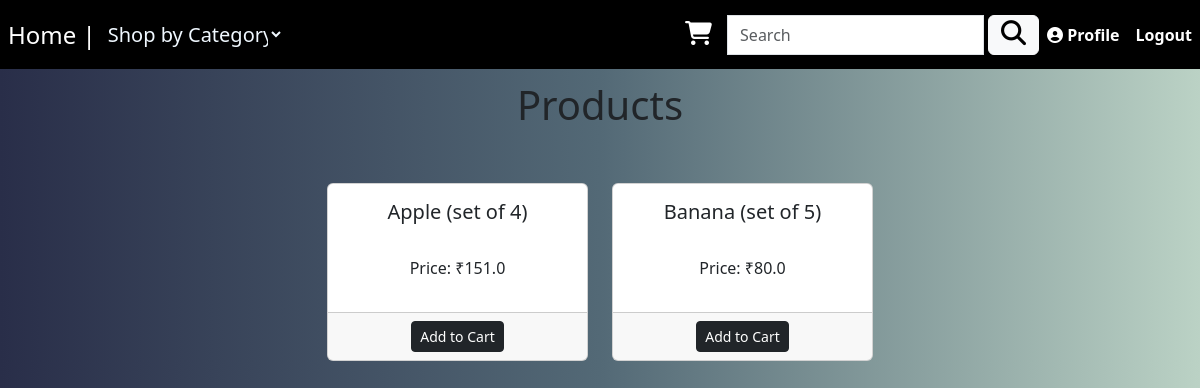
/category?id=1, run on the app's committed database.
### database.py (models this page shows)
class Product(db.Model):
    id = db.Column(db.Integer, primary_key=True)
    name = db.Column(db.String(100), nullable=False)
    price = db.Column(db.Float, nullable=False)
    stock = db.Column(db.Integer, nullable=False)
    description = db.Column(db.Text, nullable=False)
    category_id = db.Column(db.Integer, db.ForeignKey('category.id'), nullable=True)

### app.py (the view)
@app.route('/category')
def get_category():
    category_id = request.args.get('id', type=int)
    if category_id:
        category = Category.query.get_or_404(category_id)
        products = category.products
    else:
        products = []
    categories = Category.query.all()
    return render_template('category_products.html', categories=categories, products=products)

### templates/category_products.html (shortened to what this page needs)
{% extends "user_dashboard.html" %}

### templates/user_dashboard.html (shortened to what this page needs)
<!DOCTYPE html>
<html lang="en">
<head>
    <link rel="stylesheet" href="https://cdn.jsdelivr.net/npm/bootstrap@5.3.0/dist/css/bootstrap.min.css">
    <link rel="stylesheet" href="https://cdn.jsdelivr.net/npm/bootstrap-icons@1.7.4/font/bootstrap-icons.css">
    <link rel="stylesheet" href="static/style.css">
    <link rel="stylesheet" href="https://pro.fontawesome.com/releases/v6.0.0-beta3/css/duotone.min.css"
/>
</head>
<body class="bg-nav">
    <nav class="navbar navbar-expand-lg navbar-dark new-bg">
        <div class="collapse navbar-collapse" id="navbarTogglerDemo03">
            <ul class="navbar-nav mr-auto mt-2 mt-lg-0">
                <li class="nav-item active">
                    <a class="nav-link" href="/user_dashboard" style="font-size: x-large; color: white;"  >Home |</a>
                </li>
                <li class="nav-item">
                    <select class="box" onchange="location = this.value;">
                        <option value="{{ url_for('user_dashboard') }}">Shop by Category</option>
                    </select>
                </li>
            </ul>
        </div>
        <form class="form-inline search-form" action="{{ url_for('search_items') }}" method="GET">
            <div class="input-group">
                <a href="/view_cart" style="color: white; font-size: x-large;">
                    <i class="fa-sharp fa-solid fa-cart-shopping me-3 cart-icon"></i>
                </a>
                <input class="form-control r" type="search" name="q" placeholder="Search" aria-label="Search" value="{{ request.args.get('q', '') }}">
                <div class="input-group-append">
                    <button class="btn btn-light search-button" type="submit">
                        <i class="fas fa-search search-icon"></i>
                    </button>
                </div>
            </div>
        </form>
    <ul class="navbar-nav ml-auto">
        <li class="nav-item">
            <a class="nav-link" href="{{ url_for('update_profile') }}" style="color: white;">
                <b><i class="fas fa-user-circle"></i> Profile</b>
            </a>
        </li>
        <li class="nav-item">
            <b><a class="nav-link" href="/logout" style="color: white;"> Logout</a></b>
        </li>
    </ul>
    </nav>
    <h1 style="text-align: center; padding-top: 1%;">Products</h1>
    <div class="container">
        <div class="row justify-content-center">
            {% if products %}
                {% for product in products %}
                    <div class="col-md-3 mt-30">
                        <div class="card">
                            <div class="card-body">
                                <h5 style="text-align: center;">{{ product.name }}</h5>
                                <p style="text-align: center;"><br>Price: ₹{{ product.price }}</p>
                            </div>
                            <div class="card-footer">
                                <div class="d-flex justify-content-center">
                                    <a href="{{ url_for('add_to_cart', product_id=product.id, quantity=1) }}" class="btn btn-sm btn-dark">Add to Cart</a>
                                </div>
                            </div>
                        </div>
                    </div>
                {% endfor %}
            {% else %}
                <div class="col-md-12 mt-30">
                    <p><h3 style="padding-top: 5%; color: beige;">No products found!</p></h3>
                </div>
            {% endif %}
        </div>
    </div>
</body>
</html>

### static/style.css (style rules this page uses)
.bg-nav { background: #BBD2C5; background: -webkit-linear-gradient(to right, #292E49, #536976, #BBD2C5); background: linear-gradient(to right, #292E49, #536976, #BBD2C5); }
.box { padding: auto;; width: 180px; height: 53px; font-size: 20px; color: aliceblue; background:none; border:none; margin-right: 10px; }
.new-bg { background: black; }
.navbar-nav { flex-direction: row; align-items: center; }
.navbar-nav.ml-auto { margin-left: auto; }
.search-form { display: flex; align-items: center; }
.search-form .form-control { margin-right: 5px; }
.mt-30 { margin-top: 4%; }
.search-icon { font-size: 25px; }
.search-button { height: 40px; padding: 0 12px; }

### data on the page
Product: name "Apple (set of 4)", price "151.0"
Product: name "Banana (set of 5)", price "80.0"
